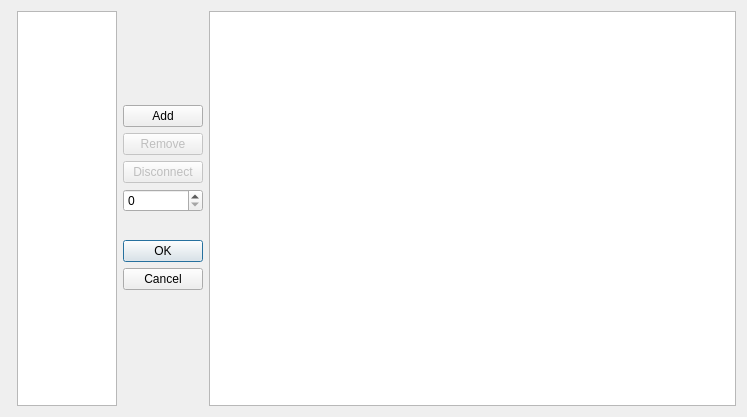
<?xml version="1.0" encoding="UTF-8"?>
<ui version="4.0">
 <class>FunctionManager</class>
 <widget class="QDialog" name="FunctionManager">
  <property name="geometry">
   <rect>
    <x>0</x>
    <y>0</y>
    <width>747</width>
    <height>417</height>
   </rect>
  </property>
  <property name="windowTitle">
   <string>Function Manager</string>
  </property>
  <layout class="QHBoxLayout" name="horizontalLayout">
   <item>
    <widget class="NodeBox" name="toolBox">
     <property name="maximumSize">
      <size>
       <width>150</width>
       <height>16777215</height>
      </size>
     </property>
     <property name="currentIndex">
      <number>-1</number>
     </property>
    </widget>
   </item>
   <item>
    <widget class="QListWidget" name="listWidget">
     <property name="sizePolicy">
      <sizepolicy hsizetype="Preferred" vsizetype="Expanding">
       <horstretch>0</horstretch>
       <verstretch>0</verstretch>
      </sizepolicy>
     </property>
     <property name="maximumSize">
      <size>
       <width>100</width>
       <height>16777215</height>
      </size>
     </property>
    </widget>
   </item>
   <item>
    <layout class="QVBoxLayout" name="verticalLayout_3">
     <item>
      <spacer name="verticalSpacer_2">
       <property name="orientation">
        <enum>Qt::Vertical</enum>
       </property>
       <property name="sizeHint" stdset="0">
        <size>
         <width>20</width>
         <height>40</height>
        </size>
       </property>
      </spacer>
     </item>
     <item>
      <widget class="QPushButton" name="addFunctionButton">
       <property name="text">
        <string>Add</string>
       </property>
      </widget>
     </item>
     <item>
      <widget class="QPushButton" name="removeFunctionButton">
       <property name="enabled">
        <bool>false</bool>
       </property>
       <property name="text">
        <string>Remove</string>
       </property>
      </widget>
     </item>
     <item>
      <widget class="QPushButton" name="disconnectButton">
       <property name="enabled">
        <bool>false</bool>
       </property>
       <property name="text">
        <string>Disconnect</string>
       </property>
      </widget>
     </item>
     <item>
      <widget class="QSpinBox" name="spinBox"/>
     </item>
     <item>
      <widget class="QDialogButtonBox" name="buttonBox">
       <property name="orientation">
        <enum>Qt::Vertical</enum>
       </property>
       <property name="standardButtons">
        <set>QDialogButtonBox::Cancel|QDialogButtonBox::Ok</set>
       </property>
       <property name="centerButtons">
        <bool>true</bool>
       </property>
      </widget>
     </item>
     <item>
      <spacer name="verticalSpacer">
       <property name="orientation">
        <enum>Qt::Vertical</enum>
       </property>
       <property name="sizeHint" stdset="0">
        <size>
         <width>20</width>
         <height>40</height>
        </size>
       </property>
      </spacer>
     </item>
    </layout>
   </item>
   <item>
    <widget class="FunctionWorkspace" name="workspace">
     <property name="verticalScrollBarPolicy">
      <enum>Qt::ScrollBarAlwaysOff</enum>
     </property>
     <property name="horizontalScrollBarPolicy">
      <enum>Qt::ScrollBarAlwaysOff</enum>
     </property>
    </widget>
   </item>
  </layout>
 </widget>
 <customwidgets>
  <customwidget>
   <class>FunctionWorkspace</class>
   <extends>QGraphicsView</extends>
   <header>headers/FunctionWorkspace.h</header>
  </customwidget>
  <customwidget>
   <class>NodeBox</class>
   <extends>QToolBox</extends>
   <header>headers/NodeBox.h</header>
   <container>1</container>
  </customwidget>
 </customwidgets>
 <resources/>
 <connections/>
</ui>
